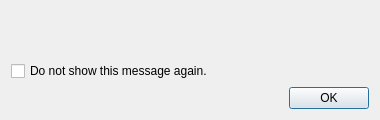
<?xml version="1.0" encoding="UTF-8"?>
<ui version="4.0">
 <class>InformationDialog</class>
 <widget class="QDialog" name="InformationDialog">
  <property name="geometry">
   <rect>
    <x>0</x>
    <y>0</y>
    <width>380</width>
    <height>120</height>
   </rect>
  </property>
  <property name="maximumSize">
   <size>
    <width>800</width>
    <height>16777215</height>
   </size>
  </property>
  <property name="windowTitle">
   <string>Dialog</string>
  </property>
  <layout class="QVBoxLayout" name="verticalLayout_2">
   <item>
    <layout class="QHBoxLayout" name="horizontalLayout" stretch="0,1">
     <item>
      <layout class="QVBoxLayout" name="verticalLayout">
       <item>
        <widget class="QLabel" name="iconLabel">
         <property name="text">
          <string/>
         </property>
        </widget>
       </item>
       <item>
        <spacer name="verticalSpacer">
         <property name="orientation">
          <enum>Qt::Vertical</enum>
         </property>
         <property name="sizeHint" stdset="0">
          <size>
           <width>20</width>
           <height>0</height>
          </size>
         </property>
        </spacer>
       </item>
      </layout>
     </item>
     <item>
      <widget class="QLabel" name="messageLabel">
       <property name="text">
        <string/>
       </property>
       <property name="alignment">
        <set>Qt::AlignLeading|Qt::AlignLeft|Qt::AlignTop</set>
       </property>
       <property name="wordWrap">
        <bool>true</bool>
       </property>
      </widget>
     </item>
    </layout>
   </item>
   <item>
    <widget class="QCheckBox" name="checkBox">
     <property name="text">
      <string>Do not show this message again.</string>
     </property>
    </widget>
   </item>
   <item>
    <widget class="QDialogButtonBox" name="buttonBox">
     <property name="orientation">
      <enum>Qt::Horizontal</enum>
     </property>
     <property name="standardButtons">
      <set>QDialogButtonBox::Ok</set>
     </property>
    </widget>
   </item>
  </layout>
 </widget>
 <resources/>
 <connections>
  <connection>
   <sender>buttonBox</sender>
   <signal>accepted()</signal>
   <receiver>InformationDialog</receiver>
   <slot>accept()</slot>
   <hints>
    <hint type="sourcelabel">
     <x>248</x>
     <y>254</y>
    </hint>
    <hint type="destinationlabel">
     <x>157</x>
     <y>274</y>
    </hint>
   </hints>
  </connection>
  <connection>
   <sender>buttonBox</sender>
   <signal>rejected()</signal>
   <receiver>InformationDialog</receiver>
   <slot>reject()</slot>
   <hints>
    <hint type="sourcelabel">
     <x>316</x>
     <y>260</y>
    </hint>
    <hint type="destinationlabel">
     <x>286</x>
     <y>274</y>
    </hint>
   </hints>
  </connection>
 </connections>
</ui>
